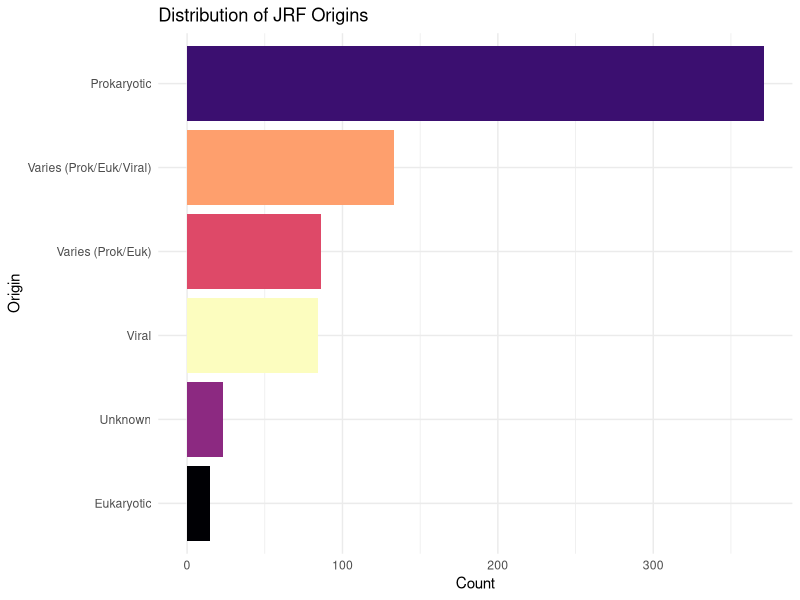
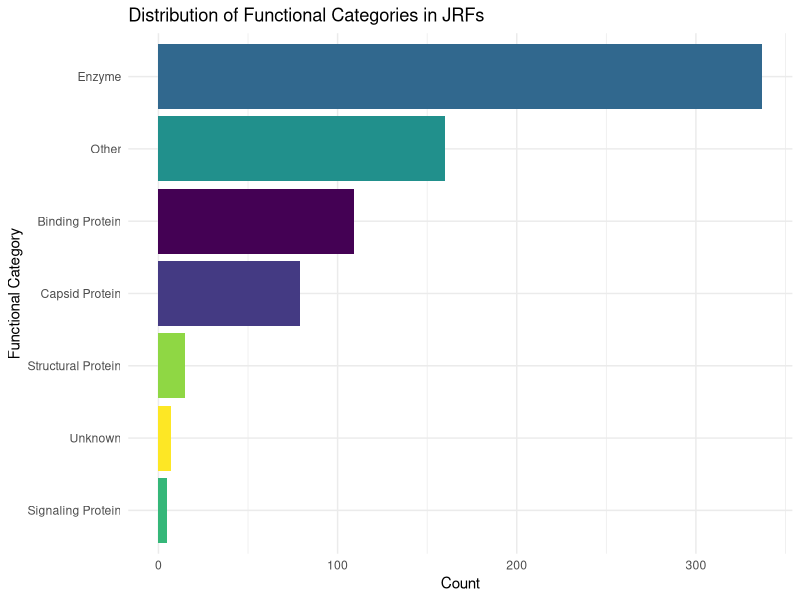
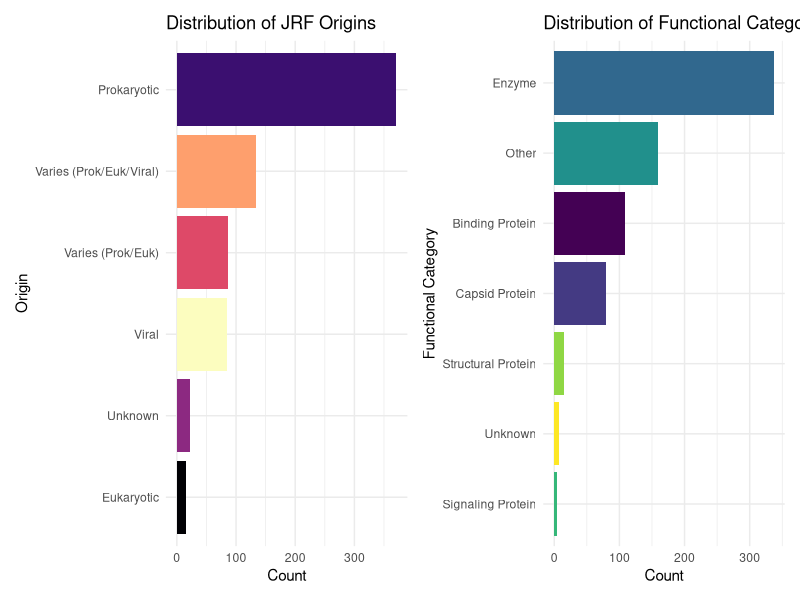
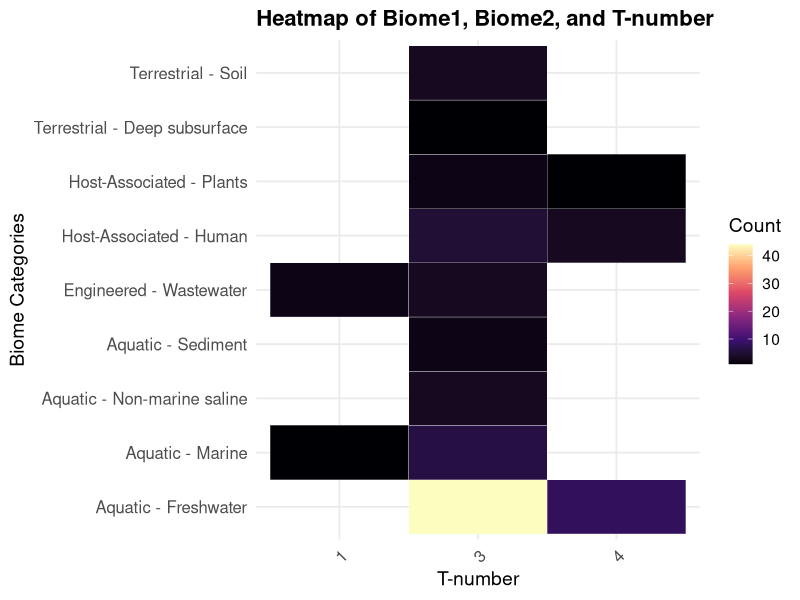
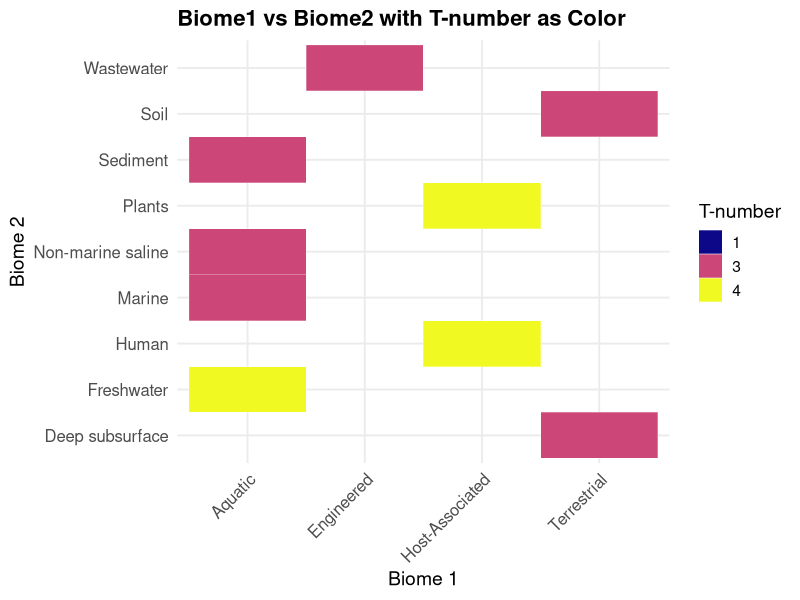
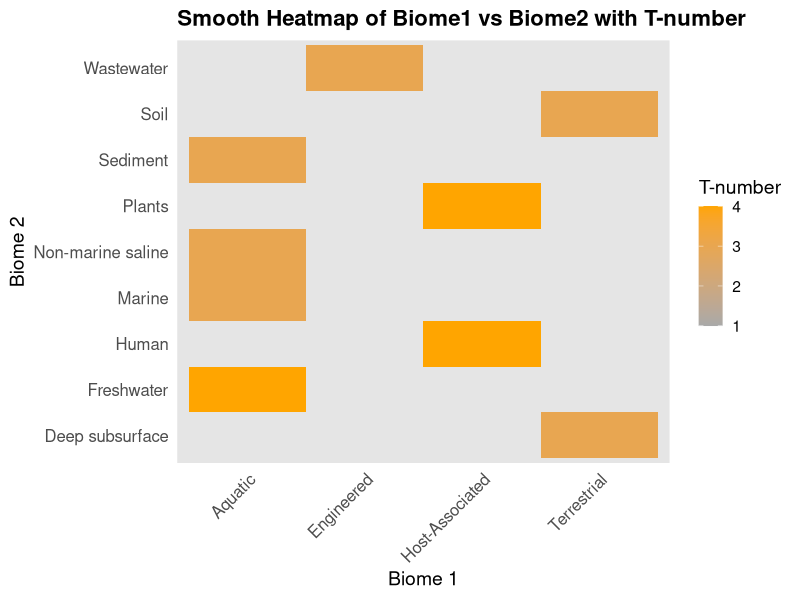
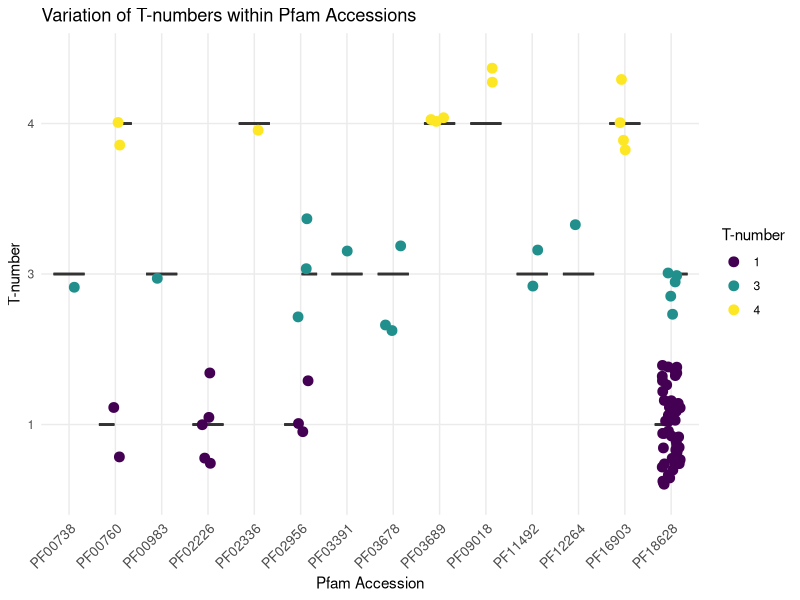
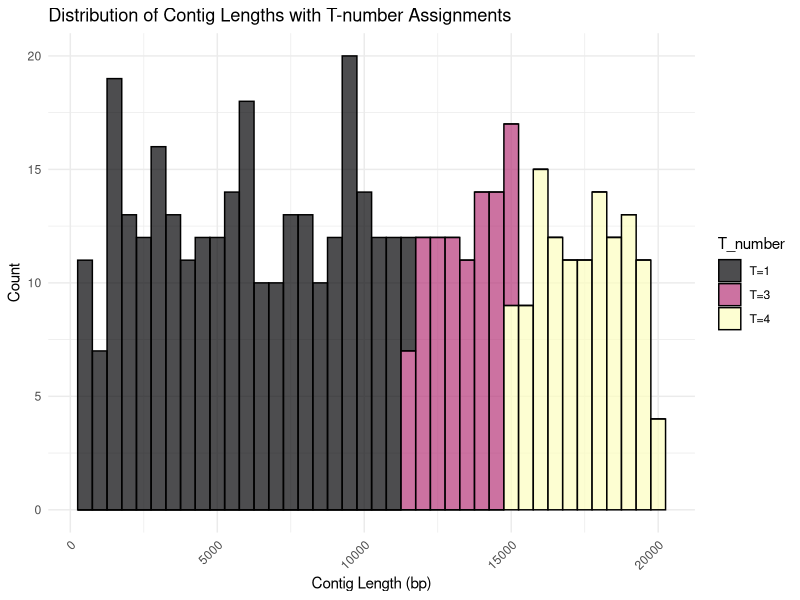

Generate these figures, in order, with R:
########################################################################################
library(ggplot2)
library(dplyr)
library(tidyr)
library(forcats)
library(viridis)
library(stringr)
library(dplyr)
library(patchwork)
#hmmer <- read.csv("hmmer_clean_by_t.csv")
#Hmmer data from hmmer_clean_by_t.csv is upto date the cleanest, neatest data.
# I will be using these dataset for further analysis (02/18/2025)

hmmer <- read.csv("jr_fold_classified.csv")
#Cleanest data so far


########################################################################################

# Method 1: Using genes_viral > 0 (Strict Gene-Based Filtering)
# Filter dataset where genes_viral > 0
hmmer$origin_genes <- ifelse(hmmer$genes_viral > 0, "viral", "non_viral")
# Do not use this method. Too much inclusive for viral genes.
# Create a dataset based on gene presence
jr_viral_genes <- subset(hmmer, origin_genes == "viral")
jr_non_viral_genes <- subset(hmmer, origin_genes == "non_viral")

# Summarize counts
viral_summary_genes <- table(hmmer$origin_genes)

# Convert to dataframe for visualization
viral_summary_genes_df <- as.data.frame(viral_summary_genes)

# View summary
print(viral_summary_genes_df)
#Var1 Freq
#1 non_viral    6
#2     viral  706
# View first few rows
head(jr_viral_genes)
head(jr_non_viral_genes)
#
#
########################################################################################
# Define keywords for viral origin in description column
# Step 1: 
# Load required libraries

# Convert all descriptions to lowercase, trim spaces, and fix encoding
hmmer$description_clean <- tolower(trimws(iconv(hmmer$description, to="ASCII//TRANSLIT")))

# Fix potential formatting issues (remove extra spaces, handle hyphens)
hmmer$description_clean <- str_replace_all(hmmer$description_clean, "-", " ")
hmmer$description_clean <- str_replace_all(hmmer$description_clean, "\\(", "\\\\(")  # Escape (
hmmer$description_clean <- str_replace_all(hmmer$description_clean, "\\)", "\\\\)")  # Escape )

# Define refined keyword lists with improved formatting
viral_keywords <- c("\\bvirus\\b", "\\bviral\\b", "\\bbacteriophage\\b", "\\bcapsid\\b", 
                    "\\bcoat protein\\b", "\\bprophage\\b", "\\bpicornavirus\\b", 
                    "\\bnepovirus\\b", "\\bwaikavirus\\b", "\\bpolyhedrin\\b", 
                    "\\bhexon\\b", "\\bvp4\\b")

prokaryotic_keywords <- c("\\bbcla c terminal domain\\b", "\\bpeptide n glycosidase f, c terminal\\b", 
                          "\\bendospore appendages\\b", "\\bcsp protease b prodomain\\b", 
                          "\\bclostridium neurotoxin, n terminal receptor binding\\b", 
                          "\\bexotoxin a binding\\b", "\\byersinia pseudotuberculosis mitogen\\b", 
                          "\\bbacteria\\b", "\\bbacterial\\b", "\\bprokaryotic\\b", 
                          "\\bribosomal\\b", "\\boperon\\b", "\\bpeptide n glycosidase\\b", 
                          "\\bcsp protease\\b", "\\bcarbohydrate esterase\\b", 
                          "\\bhomogentisate\\b", "\\byersinia\\b", "\\bclostridium\\b", "\\bendospore\\b")

eukaryotic_keywords <- c("\\bzpr1 zinc finger domain\\b", "\\bcip1 like, core domain\\b", 
                         "\\baspartyl asparaginyl beta hydroxylase\\b", "\\breelin subrepeat b\\b", 
                         "\\btgf beta propeptide\\b", "\\bpira like\\b")

prok_euk_viral_origin <- c("\\bcarbohydrate binding module 64\\b", "\\bthioredoxin like c terminal domain\\b", 
                           "\\bcarbohydrate binding module \\(family 35\\)\\b")  # Parentheses fixed

non_viral_origin <- c("\\beutq like cupin domain\\b", "\\bpolysaccharide lyase\\b", 
                      "\\bhomogentisate 1,2 dioxygenase n terminal\\b", "\\blyase, n terminal\\b", 
                      "\\balpha l arabinofuranosidase b, catalytic\\b", "\\bcarbohydrate esterase 2 n terminal\\b", 
                      "\\bcollagen binding domain\\b", "\\bgalactose binding domain like\\b", 
                      "\\bl proline 3 hydroxylase, c terminal\\b", 
                      "\\bphosphomannose isomerase type i, catalytic domain\\b", 
                      "\\bglycosyl hydrolase family 65, c terminal domain\\b", "\\bpeptidase family a21\\b")

cellular_keywords <- c("\\bribosome\\b", "\\bmembrane bound\\b", "\\bstructural component\\b")

# Ensure all keyword lists are lowercase
viral_keywords <- tolower(viral_keywords)
prokaryotic_keywords <- tolower(prokaryotic_keywords)
eukaryotic_keywords <- tolower(eukaryotic_keywords)
prok_euk_viral_origin <- tolower(prok_euk_viral_origin)
non_viral_origin <- tolower(non_viral_origin)
cellular_keywords <- tolower(cellular_keywords)

# Assign origin categories with correct prioritization
hmmer$origin <- case_when(
  str_detect(hmmer$description_clean, paste(viral_keywords, collapse = "|")) ~ "Viral",
  str_detect(hmmer$description_clean, paste(prokaryotic_keywords, collapse = "|")) ~ "Prokaryotic",
  str_detect(hmmer$description_clean, paste(eukaryotic_keywords, collapse = "|")) ~ "Eukaryotic",
  str_detect(hmmer$description_clean, paste(cellular_keywords, collapse = "|")) ~ "Cellular",
  str_detect(hmmer$description_clean, paste(prok_euk_viral_origin, collapse = "|")) ~ "Varies (Prok/Euk/Viral)",
  str_detect(hmmer$description_clean, paste(non_viral_origin, collapse = "|")) ~ "Varies (Prok/Euk)",
  TRUE ~ "Unknown"
)

# Debugging: Check why certain keywords are not being detected
hmmer %>%
  filter(str_detect(description_clean, paste(prok_euk_viral_origin, collapse = "|"))) %>%
  select(description_clean, origin) %>%
  head(100)

# Create dataset with assigned origins
hmmer_origin <- hmmer

# Summarize counts of origins
origin_summary <- table(hmmer_origin$origin)

# Convert summary to a dataframe
origin_summary_df <- as.data.frame(origin_summary)

# Print summary
print(origin_summary_df)

# View first few rows
head(hmmer_origin)
hmmer_origin <- write.csv(hmmer_origin,"hmmer_origin.csv")

########################################################################################

# Convert descriptions to lowercase, trim spaces, and normalize encoding
hmmer$description_clean <- tolower(trimws(iconv(hmmer$description, to="ASCII//TRANSLIT")))

# Standardize description formatting (fix hyphens, parentheses)
hmmer$description_clean <- str_replace_all(hmmer$description_clean, "-", " ")  # Convert hyphen to space
hmmer$description_clean <- str_replace_all(hmmer$description_clean, "\\(", "\\\\(")  # Escape (
hmmer$description_clean <- str_replace_all(hmmer$description_clean, "\\)", "\\\\)")  # Escape )

# Define refined keyword lists
capsid_keywords <- c("\\bcapsid\\b", "\\bcoat protein\\b", "\\bvirion\\b", "\\bbacteriophage tail\\b", 
                     "\\bviral coat\\b", "\\bhexon\\b", "\\bpolyhedrin\\b", "\\bvp4\\b", 
                     "\\bmajor structural protein\\b")

enzyme_keywords <- c("\\bhydrolase\\b", "\\bpolymerase\\b", "\\bkinase\\b", "\\boxidoreductase\\b", 
                     "\\blyase\\b", "\\bpeptidase\\b", "\\bphosphomannose isomerase\\b", 
                     "\\bglycosyl hydrolase\\b", "\\baspartyl asparaginyl\\b", 
                     "\\bpeptide n glycosidase\\b", "\\bcarbohydrate esterase\\b", 
                     "\\bhomogentisate\\b", "\\base\\b", "\\bpolysaccharide lyase\\b",
                     "\\bhomogentisate 1,2 dioxygenase n terminal\\b", "\\blyase, n terminal\\b", 
                     "\\balpha l arabinofuranosidase b, catalytic\\b", 
                     "\\bcarbohydrate esterase 2 n terminal\\b")

binding_keywords <- c("\\bbinding\\b", "\\bligand\\b", "\\breceptor\\b", "\\bcarbohydrate binding\\b", 
                      "\\bcollagen binding\\b", "\\bzinc finger\\b", "\\btoxin binding\\b", 
                      "\\bgalactose binding\\b", "\\bprotein binding\\b")

structural_keywords <- c("\\bmembrane\\b", "\\bcytoskeleton\\b", "\\bscaffolding\\b", 
                         "\\bnucleoplasmin\\b", "\\bendospore appendages\\b", 
                         "\\bstructural protein\\b", "\\bjelly roll\\b")

signaling_keywords <- c("\\bsignaling\\b", "\\bkinase\\b", "\\bphosphorylation\\b", 
                        "\\bresponse regulator\\b", "\\btgf beta\\b", "\\breelin\\b")

toxin_keywords <- c("\\btoxin\\b", "\\bexotoxin\\b", "\\bclostridium neurotoxin\\b", 
                    "\\bvirulence factor\\b", "\\bimmune modulation\\b")

unknown_keywords <- c("\\bduf\\b", "\\bunknown function\\b", "\\bpira like\\b")

# Convert lists to lowercase
capsid_keywords <- tolower(capsid_keywords)
enzyme_keywords <- tolower(enzyme_keywords)
binding_keywords <- tolower(binding_keywords)
structural_keywords <- tolower(structural_keywords)
signaling_keywords <- tolower(signaling_keywords)
toxin_keywords <- tolower(toxin_keywords)
unknown_keywords <- tolower(unknown_keywords)

# Assign function categories with prioritization
hmmer$functional_category <- case_when(
  str_detect(hmmer$description_clean, regex(paste(capsid_keywords, collapse = "|"), ignore_case = TRUE)) ~ "Capsid Protein",
  str_detect(hmmer$description_clean, regex(paste(enzyme_keywords, collapse = "|"), ignore_case = TRUE)) ~ "Enzyme",
  str_detect(hmmer$description_clean, regex(paste(binding_keywords, collapse = "|"), ignore_case = TRUE)) ~ "Binding Protein",
  str_detect(hmmer$description_clean, regex(paste(structural_keywords, collapse = "|"), ignore_case = TRUE)) ~ "Structural Protein",
  str_detect(hmmer$description_clean, regex(paste(signaling_keywords, collapse = "|"), ignore_case = TRUE)) ~ "Signaling Protein",
  str_detect(hmmer$description_clean, regex(paste(toxin_keywords, collapse = "|"), ignore_case = TRUE)) ~ "Toxin/Virulence",
  str_detect(hmmer$description_clean, regex(paste(unknown_keywords, collapse = "|"), ignore_case = TRUE)) ~ "Unknown",
  TRUE ~ "Other"
)

# Debugging: Check if function keywords are being detected correctly
hmmer %>%
  filter(str_detect(description_clean, paste(capsid_keywords, collapse = "|"))) %>%
  select(description_clean, functional_category) %>%
  head(20)

# Create a dataset with assigned functions
hmmer_function <- hmmer

# Summarize function categories
function_summary <- table(hmmer_function$functional_category)

# Convert summary to a dataframe
function_summary_df <- as.data.frame(function_summary)

# Print summary
print(function_summary_df)
write.csv(hmmer_function,"hmmer_function.csv")
# View first few rows of the updated dataset
head(hmmer_function)
#hmmer_function <- write.csv(hmmer_function,"hmmer_function.csv")


########################################################################################
#Plotting
#load all data
jrf_classified <- read.csv("jr_fold_classified.csv")
#Plot the origin
# Count occurrences of each origin category
origin_summary_df <- jrf_classified %>%
  count(origin)  # Creates a count dataframe

# Create the correct bar plot
origin_plot <- ggplot(origin_summary_df, aes(x = n, y = fct_reorder(origin, n), fill = origin)) +
  geom_col() +  # Use geom_col() to plot precomputed counts
  scale_fill_viridis_d(option = "magma") +
  theme_minimal() +
  labs(title = "Distribution of JRF Origins",
       x = "Count", y = "Origin") +
  theme(legend.position = "none")
origin_plot
#Plot the function
# Count occurrences of each functional category
function_summary_df <- jrf_classified %>%
  count(functional_category)  # Creates a count dataframe

# Create the correct bar plot
function_plot <-ggplot(function_summary_df, aes(x = n, y = fct_reorder(functional_category, n), fill = functional_category)) +
  geom_col() +  # Use geom_col() to plot precomputed counts
  scale_fill_viridis_d(option = "viridis") +
  theme_minimal() +
  labs(title = "Distribution of Functional Categories in JRFs",
       x = "Count", y = "Functional Category") +
  theme(legend.position = "none")
function_plot
#Plot the origin and function together
# Arrange the plots side by side
combined_plot <- origin_plot + function_plot + plot_layout(ncol = 2)

# Display the combined plot
combined_plot

########################################################################################
#Viral plotting
jr_viral <- read.csv("jrf_viral.csv")
colnames(jr_viral)
# Summarize counts for each Biome1, Biome2, and T-number
# Summarize counts for each Biome1, Biome2, and T-number
heatmap_data <- jr_viral %>%
  count(biome1, biome2, T_number)  # Keep T_number as a variable
heatmap_data$T_number <- as.factor(heatmap_data$T_number)

heatmap_data$short_labels <- substr(interaction(heatmap_data$biome1, heatmap_data$biome2, sep = " - "), 1, 30)

ggplot(heatmap_data, aes(x = T_number, y = short_labels)) +
  geom_tile(aes(fill = n), color = "white") +
  scale_fill_viridis_c(option = "magma") +
  theme_minimal(base_size = 14) +
  labs(title = "Heatmap of Biome1, Biome2, and T-number",
       x = "T-number",
       y = "Biome Categories",
       fill = "Count") +
  theme(
    axis.text.x = element_text(angle = 45, hjust = 1, size = 12),
    axis.text.y = element_text(size = 12),
    plot.title = element_text(size = 16, face = "bold")
  )
  ##########################################################################################
# Create the heatmap with Biome1 on X-axis, Biome2 on Y-axis, and T-number as color
ggplot(heatmap_data, aes(x = biome1, y = biome2, fill = T_number)) +
  geom_tile(color = "white") +  # Add white grid lines for clarity
  scale_fill_viridis_d(option = "plasma") +  # Plasma color for softer contrast
  theme_minimal(base_size = 14) +
  labs(title = "Biome1 vs Biome2 with T-number as Color",
       x = "Biome 1",
       y = "Biome 2",
       fill = "T-number") +
  theme(
    axis.text.x = element_text(angle = 45, hjust = 1, size = 12),  # Rotate X-axis labels
    axis.text.y = element_text(size = 12),
    plot.title = element_text(size = 16, face = "bold")
  )

heatmap_data$T_number <- as.numeric(as.character(heatmap_data$T_number))

# Create the heatmap with a smooth transition
ggplot(heatmap_data, aes(x = biome1, y = biome2, fill = T_number)) +
  geom_tile(color = NA) +  # Remove grid lines for a smoother appearance
  scale_fill_gradientn(colors = c(low = "darkgray", high = "orange"), 
                       name = "T-number") +  # Soft purple gradient
  theme_minimal(base_size = 14) +
  labs(title = "Smooth Heatmap of Biome1 vs Biome2 with T-number",
       x = "Biome 1",
       y = "Biome 2",
       fill = "T-number") +
  theme(
    axis.text.x = element_text(angle = 45, hjust = 1, size = 12),
    axis.text.y = element_text(size = 12),
    plot.title = element_text(size = 16, face = "bold"),
    panel.background = element_rect(fill = "grey90", color = NA),  # Light grey background for soft blending
    panel.grid.major = element_blank(),  # Remove grid lines for a smoother effect
    panel.grid.minor = element_blank()
  )
  ########################################################################################


library(dplyr)

# Reassign T-number based on contig_length
jr_viral <- jr_viral %>%
  mutate(T_number = case_when(
    contig_length <= 11500 ~ 1,   # T=1 for contigs ≤ 11,500
    contig_length <= 15000 ~ 3,   # T=3 for contigs >11,500 and ≤ 15,000
    contig_length <= 20000 ~ 4,   # T=4 for contigs >15,000 and ≤ 20,000
    TRUE ~ NA_real_              # Assign NA if outside range
  ))

# Convert T_number to a factor for better visualization
jr_viral$T_number <- factor(jr_viral$T_number, levels = c(1, 3, 4))

# Check if reassignment is correct
table(jr_viral$T_number)

# View first few rows after reassignment
head(jr_viral)



jr_viral$accession <- as.factor(jr_viral$accession)
levels(jr_viral$accession)
str(jr_viral$accession)
multiple_t_box <- ggplot(jr_viral, aes(x = accession, y = as.factor(T_number))) +
  geom_boxplot(outlier.shape = NA, fill = "lightblue", alpha = 0.4) +  # Transparent boxplot
  geom_jitter(width = 0.2, size = 3, aes(color = as.factor(T_number))) +  # Scatter effect
  scale_color_viridis_d() +
  theme_minimal() +
  labs(title = "Variation of T-numbers within Pfam Accessions",
       x = "Pfam Accession",
       y = "T-number",
       color = "T-number") +
  theme(axis.text.x = element_text(angle = 45, hjust = 1, size = 10))
multiple_t_box
########################################################################################

# Generate synthetic data
set.seed(42)
contig_lengths <- sample(500:20000, 500, replace=TRUE)

# Create DataFrame
df <- data.frame("Contig_Length_bp" = contig_lengths)

# Assign T-number
df <- df %>%
  mutate(T_number = case_when(
    Contig_Length_bp <= 11500 ~ "T=1",
    Contig_Length_bp <= 15000 ~ "T=3",
    Contig_Length_bp <= 20000 ~ "T=4",
    TRUE ~ "Unknown"
  ))

# Plot histogram with bins of 500
ggplot(df, aes(x = Contig_Length_bp, fill = T_number)) +
  geom_histogram(binwidth = 500, alpha=0.7, color="black") +
  scale_fill_viridis_d(option = "magma") +
  labs(title = "Distribution of Contig Lengths with T-number Assignments",
       x = "Contig Length (bp)", y = "Count") +
  theme_minimal() +
  theme(axis.text.x = element_text(angle = 45, hjust = 1))


########################################################################################
# Load required libraries
library(dplyr)
library(ggplot2)

# Identify Pfam accessions that have both T=1 and either T=3 or T=4
pfam_multiple_t <- jr_viral %>%
  group_by(accession) %>%
  summarize(unique_t = list(unique(T_number))) %>%
  filter(any(c(1,3) %in% unique_t) | any(c(1,4) %in% unique_t)) %>%
  pull(accession)

# Filter the dataset to only include those Pfam accessions
jr_viral_filtered <- jr_viral %>%
  filter(accession %in% pfam_multiple_t)

# View the first few rows to confirm
head(jr_viral_filtered)
# Plot Biome1 vs Biome2, colored by T-number
ggplot(jr_viral_filtered, aes(x = biome1, fill = as.factor(T_number))) +
  geom_bar(position = "dodge") +
  scale_fill_viridis_d(name = "T-number") +
  theme_minimal() +
  labs(title = "Distribution of Pfam Accessions with Multiple T-numbers by Biome",
       x = "Biome1", y = "Count") +
  theme(axis.text.x = element_text(angle = 45, hjust = 1))
        ########################################################################################
ggplot(jr_viral_filtered, aes(x = biome1, fill = as.factor(T_number))) +
  geom_bar(position = "dodge") +
  scale_fill_viridis_d(name = "T-number") +
  theme_minimal() +
  labs(title = "T-number Distribution Across Biomes for Multi-T Pfam Accessions",
       x = "Biome1", y = "Count") +
  theme(axis.text.x = element_text(angle = 45, hjust = 1)) +
  facet_wrap(~accession, scales = "free_y")  # Separate plots for each Pfam Accession
#####################################
library(ggplot2)
library(dplyr)

# Filter dataset to only include Pfam accessions that appear in multiple T-numbers
pfam_t_counts <- jr_viral_filtered %>%
  group_by(accession) %>%
  summarise(unique_t = n_distinct(T_number)) %>%
  filter(unique_t > 1)

# Subset original dataset to include only these accessions
multi_t_pfam <- jr_viral_filtered %>%
  filter(accession %in% pfam_t_counts$accession)

# Scatter plot of T-number, faceted by Pfam accession
library(ggplot2)
library(dplyr)

# Filter dataset to only include Pfam accessions that appear in multiple T-numbers
pfam_t_counts <- jr_viral_filtered %>%
  group_by(accession) %>%
  summarise(unique_t = n_distinct(T_number)) %>%
  filter(unique_t > 1)

# Subset original dataset to include only these accessions
multi_t_pfam <- jr_viral_filtered %>%
  filter(accession %in% pfam_t_counts$accession)

# Scatter plot of T-number, faceted by Pfam accession
ggplot(multi_t_pfam, aes(x = as.factor(T_number), y = biome1, color = as.factor(T_number))) +
  geom_point(size = 3, alpha = 0.8) +
  scale_color_viridis_d(name = "T-number") +
  theme_minimal() +
  labs(title = "Pfam Accessions with Multiple T-numbers",
       x = "T-number", y = "Biome1") +
  theme(axis.text.x = element_text(angle = 45, hjust = 1)) +
  facet_wrap(~accession, scales = "free_y")  # Facet by Pfam accession
